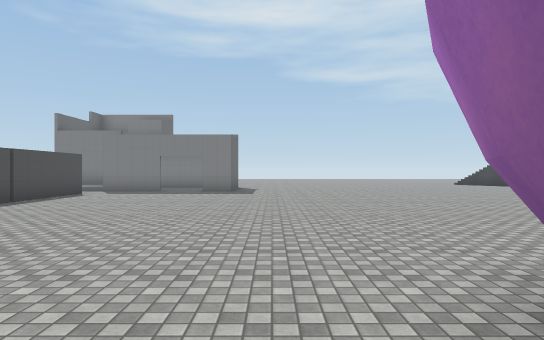
View 1 (above)

24 first-person views from a walk through a 3-D level made in the Unity game engine. The camera is 1.5 m above the floor, looks level and sees 75° across. The floor is counted in squares, 2 m on a side. Each view is taken from the middle of a square. On the plan, view 1 faces up. The plan holds only what a view shows up to about 11 squares ahead; the rest is blank. The place goes on beyond the plan. The player is left out. Some surface patterns are stand-ins.

View 2
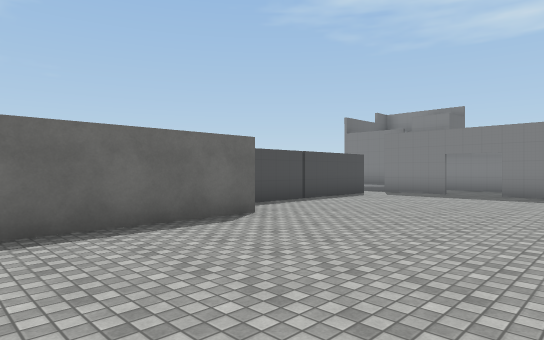

View 3
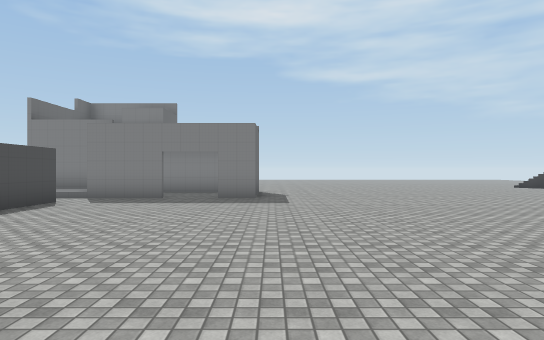

View 4
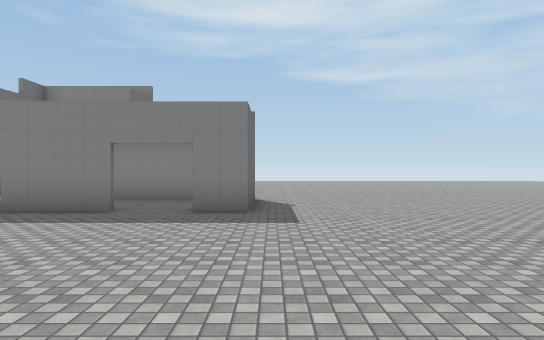

View 5
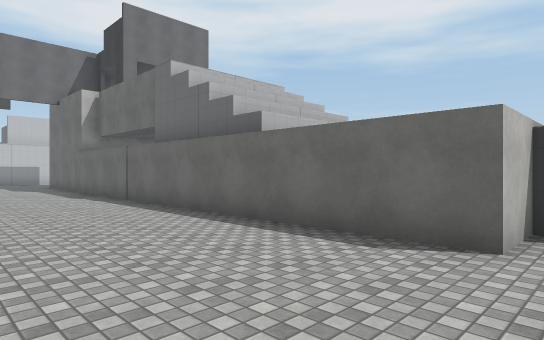

View 6
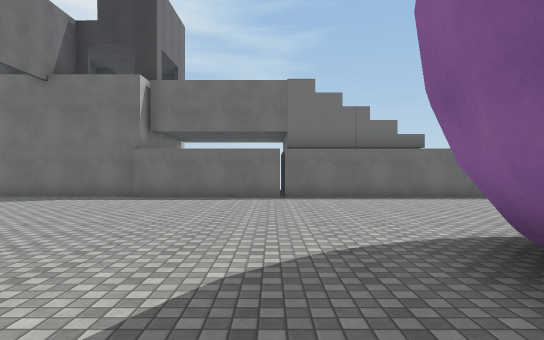

View 7
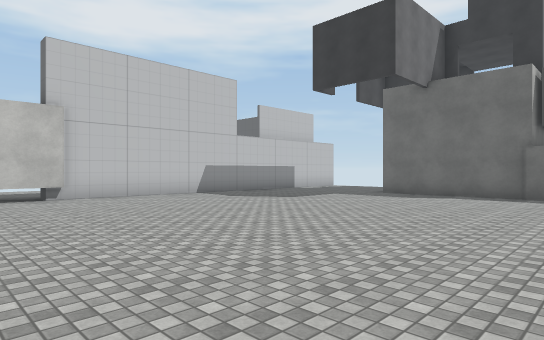

View 8
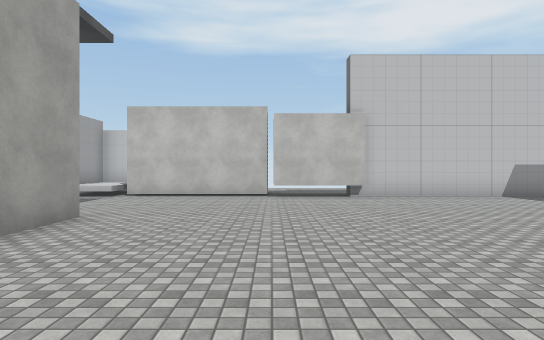

View 9
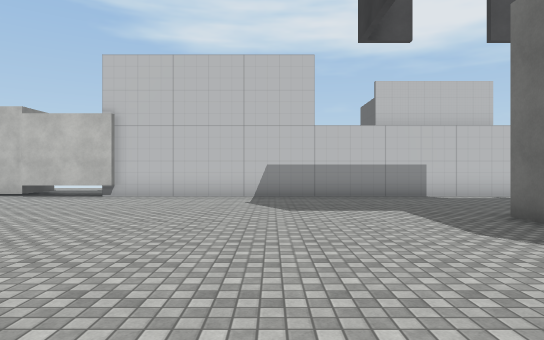

View 10
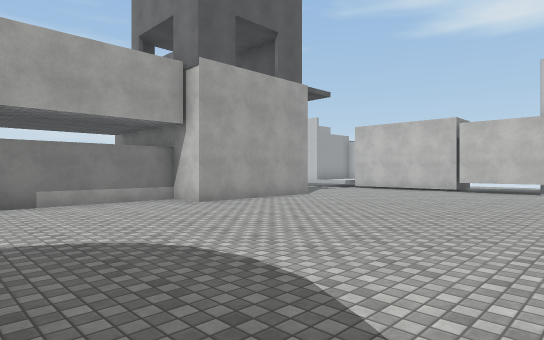

View 11
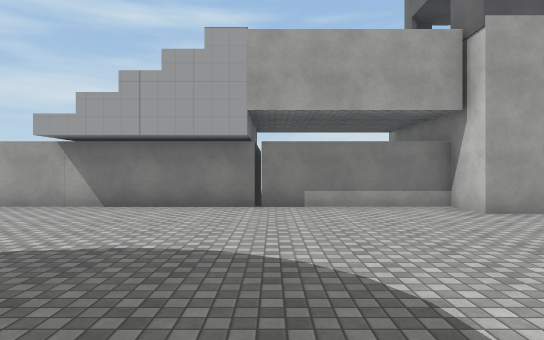

View 12
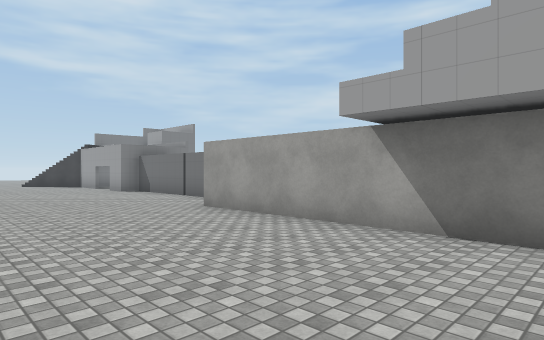

View 13
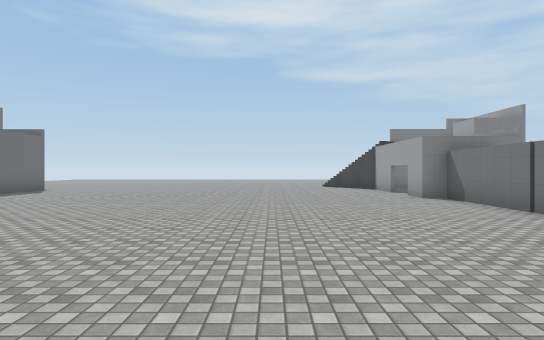

View 14
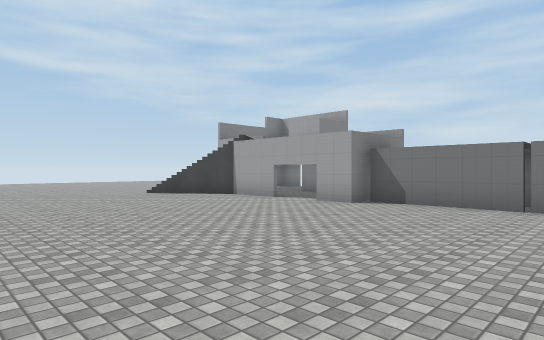

View 15
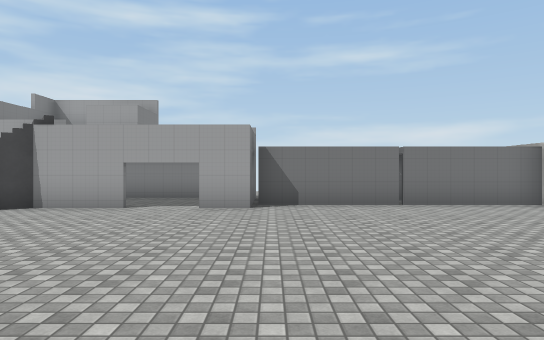

View 16
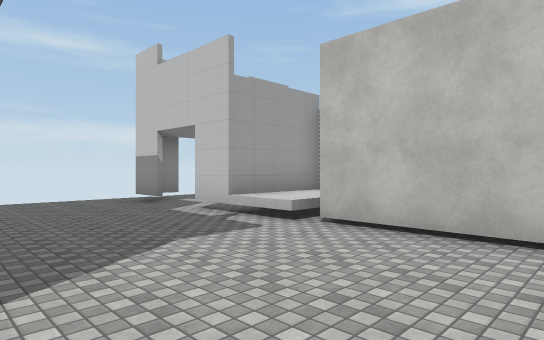

View 17
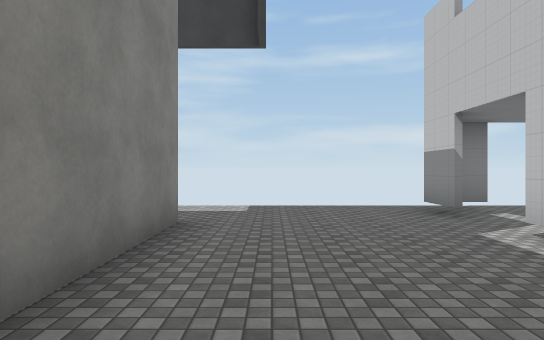

View 18
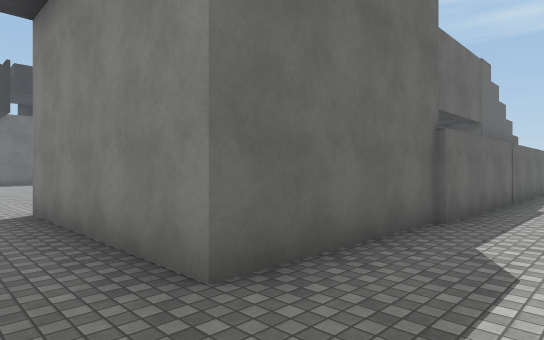

View 19
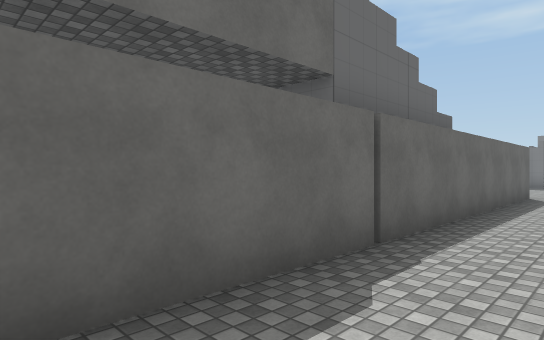

View 20
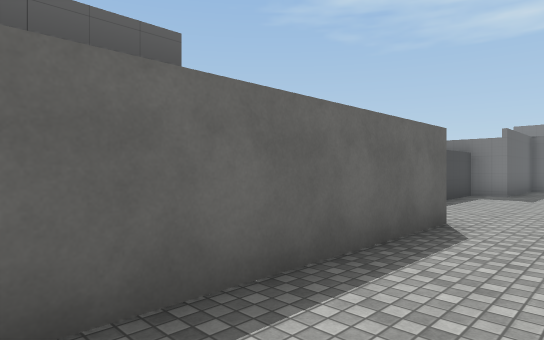

View 21
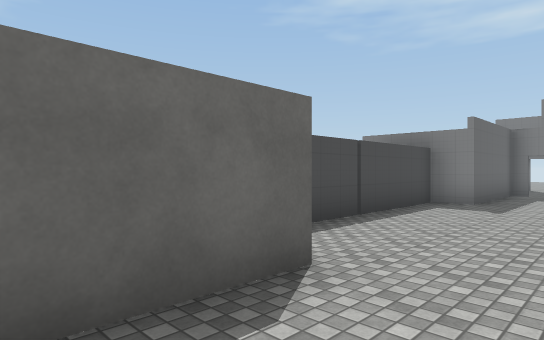

View 22
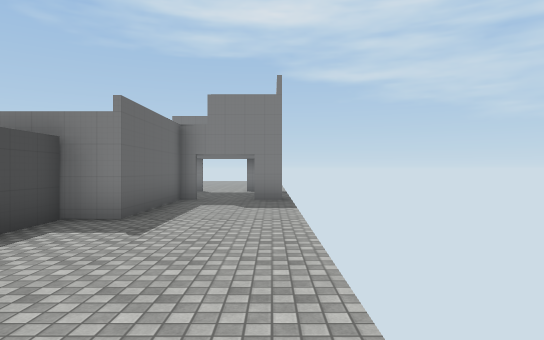

View 23
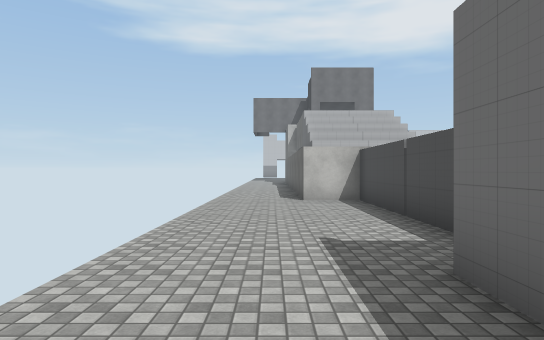

View 24
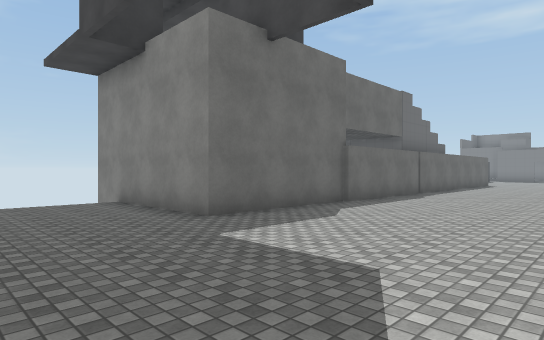

### Floor plan
Points are (right, up) in squares from view 1. A wall is a line through its corners. A room is listed if a view was taken in it or the views show most of it. See-through windows are left out.
Room 1 (views 1, 2, 3, 4, 5, 6, 7, 8, 9, 10, 11, 12, 13, 14, 15, 16, 17, 18, 19, 20, 21, 22, 23, 24)
walls: (2.9, -1.6) (2.1, -1.4); (2.8, -1.4) (2.1, -1.3) (1.6, -1); (0.8, 1.2) (1.1, 1.8); (11.5, 5.2) (14.2, 5.2) (14.2, -10.7) (9.1, -10.7) (9.1, -6.7) (10.2, -6.7) (10.2, 5.2); (-6.1, 5.2) (-4.7, 5.2) (-4.7, -10.7) (-9.5, -10.7); (3.4, -14.8) (6, -14.8); (11.8, 11.4) (11, 11.4) (11, 12.5); (6.1, -15.1) (10.1, -15.1); (10.5, -14.8) (13.1, -14.8); (-3.9, 12.5) (-6, 12.5); (-1.4, 14.4) (-1.4, 12.5) (-2.5, 12.5); (14.5, -14.8) (15.8, -14.8); (13.7, 14.5) (13.7, 11.4) (13.2, 11.4); (12, -17.6) (12, -14.9); (-6.7, 14) (-7.7, 14); (-7.8, -15.1) (3.8, -15.1)
ways out: opening at (-3, 12); opening at (11, 13.5); opening at (14, -15)
objects: other object (-6, 7) to (-6, 8); other object (-6, 9) to (-6, 11); other object (12, 6) to (12, 8); other object (12, 9) to (13, 11)

Positions as (right, up) in squares from view 1, and headings:
1: (0, 0), facing up
2: (0, 1), facing up-left
3: (-1, 3), facing up
4: (-1, 6), facing up
5: (-1, 6), facing down-left
6: (5, -3), facing left
7: (6, -5), facing down-left
8: (6, -5), facing down
9: (-1, -5), facing down
10: (2, -2), facing down-right
11: (3, -3), facing right
12: (6, -1), facing up-right
13: (7, 2), facing up
14: (4, 7), facing up-right
15: (4, 11), facing right
16: (7, -11), facing down-right
17: (9, -12), facing right
18: (16, -12), facing up-left
19: (16, -6), facing up-left
20: (16, 0), facing up-left
21: (16, 3), facing up-left
22: (16, 6), facing up
23: (15, 14), facing down
24: (0, -14), facing up-left
